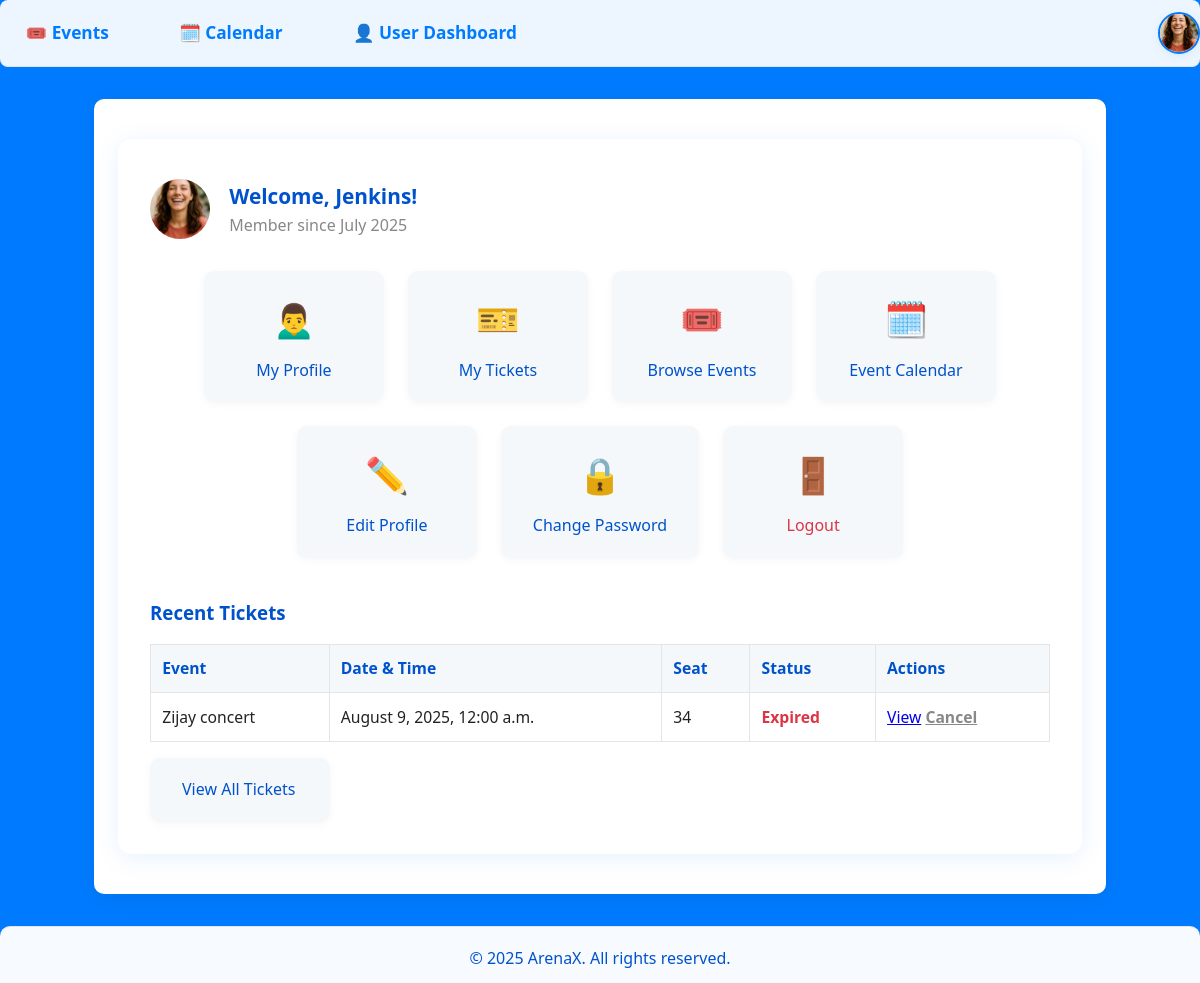
Before: /events/user-dashboard/ (signed in) with the older database file.
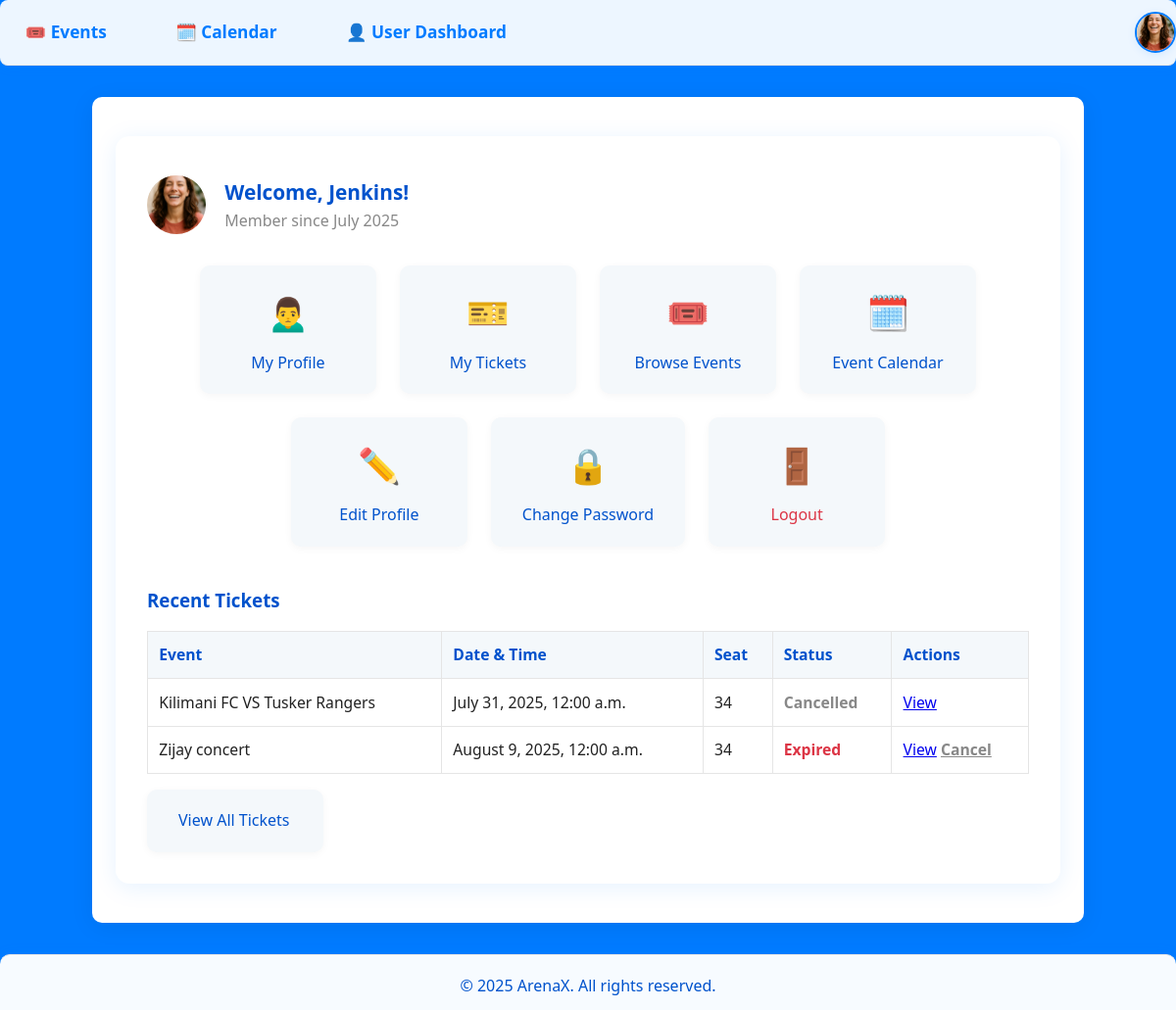
After: the same page with the newer database file.
### tickets/models.py (models this page shows, shortened)
class Ticket(models.Model):
    STATUS_CHOICES = [
        ('Active', 'Active'),
        ('Cancelled', 'Cancelled'),
        ('Used', 'Used'),
    ]
    user = models.ForeignKey(User, on_delete=models.CASCADE, related_name='tickets')
    event = models.ForeignKey(Event, on_delete=models.CASCADE, related_name='tickets')
    tickettype = models.ForeignKey('TicketType', on_delete=models.CASCADE, related_name='tickets', null=True, blank=True)
    seat = models.CharField(max_length=50)
    purchase_date = models.DateTimeField(auto_now_add=True)
    status = models.CharField(max_length=10, choices=STATUS_CHOICES, default='Active')
    qr_code_url = models.URLField(blank=True, null=True)  # Optional: for QR code image
    qr_code_image = models.ImageField(upload_to='ticket_qrcodes/', blank=True, null=True)

### events/models.py (models this page shows, shortened)
class Event(models.Model):
    EVENT_TYPE_CHOICES = [
        ('sports', 'Sports Events'),
        ('entertainment', 'Entertainment Events'),
        ('civic', 'Civic and Political Events'),
        ('educational', 'Educational and Institutional Events'),
        ('corporate', 'Corporate and Business Events'),
        ('religious', 'Religious and Spiritual Events'),
        ('recreational', 'Recreational and Community Events'),
        ('esports', 'E-sports and Virtual Events'),
    ]
    name = models.CharField(max_length=200)
    date = models.DateTimeField()
    location = models.CharField(max_length=200)
    description = models.TextField(blank=True)
    thumbnail = models.ImageField(upload_to='event_thumbnails/', blank=True, null=True)  # <-- Added field
    event_type = models.CharField(max_length=32, choices=EVENT_TYPE_CHOICES, default='sports')

### events/views.py (the view)
# urls.py: path('user-dashboard/', views.user_dashboard, name='user_dashboard'),
@login_required
def user_dashboard(request):
    tickets = Ticket.objects.filter(user=request.user).select_related('event').order_by('-purchase_date')
    return render(request, 'events/user_dashboard.html', {
        'tickets': tickets,
        'now': timezone.now(),
    })

### events/templates/events/user_dashboard.html (shortened to what this page needs)
{% extends "base.html" %}
{% load static %}
{% block content %}
<div class="dashboard-section">
    <div class="dashboard-header">
        {% if user.profile.photo %}
            <img src="{{ user.profile.photo.url }}" alt="Profile Photo">
        {% else %}
            <img src="{% static 'images/default_profile.png' %}" alt="Profile Photo">
        {% endif %}
        <div>
            <div class="welcome">Welcome, {{ user.first_name|default:user.username }}!</div>
            <div style="color:#888;">Member since {{ user.date_joined|date:"F Y" }}</div>
        </div>
    </div>
    <div class="dashboard-links">
        <a href="{% url 'profile' %}" class="dashboard-link">
            <span class="icon">🙍‍♂️</span>
            My Profile
        </a>
        <a href="{% url 'ticket_list' %}" class="dashboard-link">
            <span class="icon">🎫</span>
            My Tickets
        </a>
        <a href="{% url 'event_list' %}" class="dashboard-link">
            <span class="icon">🎟️</span>
            Browse Events
        </a>
        <a href="{% url 'event_calendar' %}" class="dashboard-link">
            <span class="icon">🗓️</span>
            Event Calendar
        </a>
        <a href="{% url 'profile_edit' %}" class="dashboard-link">
            <span class="icon">✏️</span>
            Edit Profile
        </a>
        <a href="{% url 'password_change' %}" class="dashboard-link">
            <span class="icon">🔒</span>
            Change Password
        </a>
        <a href="{% url 'logout' %}" class="dashboard-link" style="color:#dc3545;">
            <span class="icon">🚪</span>
            Logout
        </a>
    </div>
    <div class="dashboard-tickets">
        <h3 style="color:#0052cc;">Recent Tickets</h3>
        {% if tickets %}
        <table>
            <thead>
                <tr>
                    <th>Event</th>
                    <th>Date & Time</th>
                    <th>Seat</th>
                    <th>Status</th>
                    <th>Actions</th>
                </tr>
            </thead>
            <tbody>
                {% for ticket in tickets|slice:":5" %}
                <tr>
                    <td>{{ ticket.event.name }}</td>
                    <td>{{ ticket.event.date|date:"F j, Y, g:i a" }}</td>
                    <td>{{ ticket.seat }}</td>
                    <td>
                        {% if ticket.status == 'Cancelled' %}
                            <span class="ticket-status-cancelled">Cancelled</span>
                        {% elif ticket.event.date < now %}
                            <span class="ticket-status-expired">Expired</span>
                        {% else %}
                            <span class="ticket-status-valid">Valid</span>
                        {% endif %}
                    </td>
                    <td>
                        <a href="{% url 'ticket_detail' ticket.pk %}">View</a>
                        {% if ticket.status != 'Cancelled' %}
                            <a href="{% url 'ticket_cancel' ticket.pk %}" class="ticket-status-cancelled">Cancel</a>
                        {% endif %}
                    </td>
                </tr>
                {% endfor %}
            </tbody>
        </table>
        <div style="margin-top:1rem;">
            <a href="{% url 'ticket_list' %}" class="dashboard-link" style="display:inline-block;">View All Tickets</a>
        </div>
        {% else %}
            <p style="margin-top:1rem;">You have not purchased any tickets yet. <a href="{% url 'event_list' %}">Browse events</a></p>
        {% endif %}
    </div>
</div>
{% endblock %}

Changed rows visible on the page:
added Ticket: event.name "Kilimani FC VS Tusker Rangers", event "July 31, 2025, 12:00 a.m.", seat "34", status "Cancelled"
